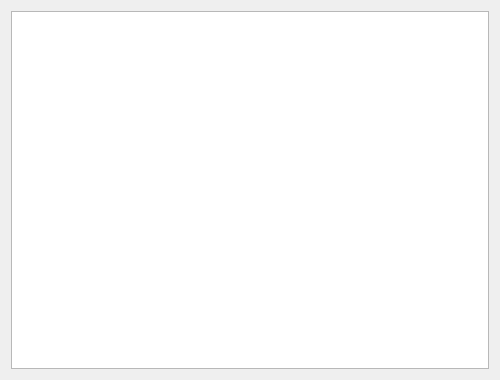
<?xml version="1.0" encoding="UTF-8"?>
<ui version="4.0">
 <class>Form</class>
 <widget class="QWidget" name="Form">
  <property name="geometry">
   <rect>
    <x>0</x>
    <y>0</y>
    <width>500</width>
    <height>380</height>
   </rect>
  </property>
  <property name="windowTitle">
   <string>Kisiler</string>
  </property>
  <layout class="QGridLayout" name="gridLayout">
   <item row="0" column="0">
    <widget class="QTableWidget" name="tbwKisiler"/>
   </item>
  </layout>
 </widget>
 <resources/>
 <connections/>
</ui>
